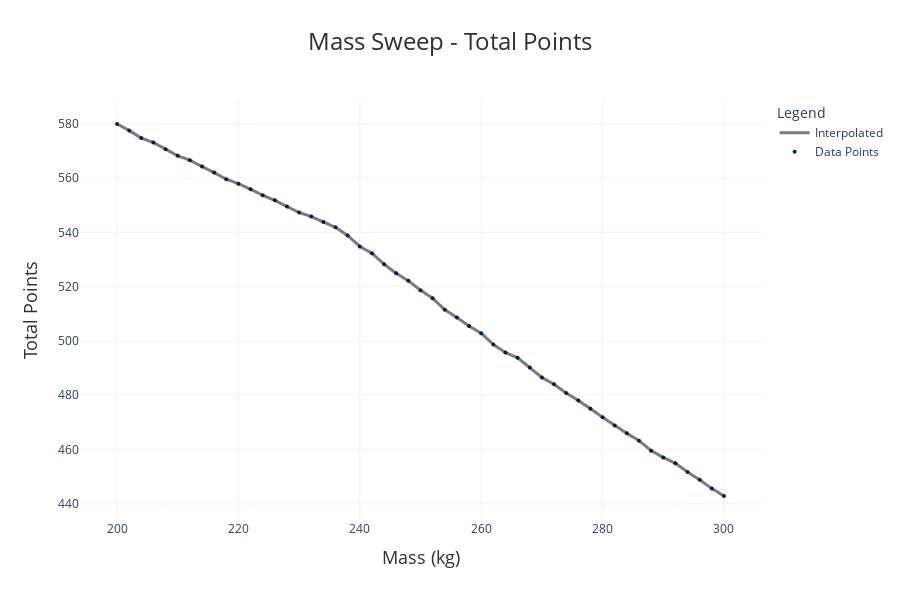

The notebook cell this image was saved under:
### Markdown cell above
Calling .sweep() on the Sweeper class object returns a SweepResults object. We can produce graphs with this SweepResults object. By default, the y-variable in the graph is the total number of points earned in a competition. Optionally, we can also choose to graph other y-variables such as event times and event points by passing arguments like y_var="accel_pts" (indicating Accel event points) or y_var="endurance_t" (indicating time taken to complete Endurance event).

### Code cell
mass_results.plot(
    x_label="Mass (kg)",
    y_label="Total Points",
    title="Mass Sweep - Total Points",
)

### Figure 1 — Plotly figure (JSON) as saved in the notebook; plotly's stock layout.template omitted (floating-point values rounded to 4 significant figures; data arrays with more than 128 entries replaced by an {"elided": "..."} marker saying what was removed)
{"data": [{"hovertemplate": "mass: %{x}<br>total_pts: %{y:.2f}<extra></extra>", "line": {"color": "#7B7B78", "shape": "spline", "width": 3}, "mode": "lines", "name": "Interpolated", "type": "scatter", "x": {"elided": "255 float values"}, "y": {"elided": "255 float values"}}, {"hoverinfo": "none", "marker": {"color": "#00204D", "size": 4}, "mode": "markers", "name": "Data Points", "type": "scatter", "x": [200, 202, 204, 206, 208, 210, 212, 214, 216, 218, 220, 222, 224, 226, 228, 230, 232, 234, 236, 238, 240, 242, 244, 246, 248, 250, 252, 254, 256, 258, 260, 262, 264, 266, 268, 270, 272, 274, 276, 278, 280, 282, 284, 286, 288, 290, 292, 294, 296, 298, 300], "y": [579.9, 577.5, 574.7, 573.1, 570.7, 568.2, 566.6, 564.2, 562.0, 559.6, 557.9, 555.9, 553.7, 551.8, 549.5, 547.3, 545.8, 543.8, 541.9, 538.8, 534.8, 532.3, 528.3, 524.9, 522.1, 518.7, 515.7, 511.5, 508.6, 505.5, 502.8, 498.7, 495.7, 493.8, 490.2, 486.5, 484.0, 480.8, 478.0, 475.0, 471.9, 468.9, 465.9, 463.3, 459.6, 457.1, 454.9, 451.7, 448.8, 445.6, 442.9]}], "layout": {"height": 600, "hovermode": "closest", "legend": {"title": {"text": "Legend"}}, "margin": {"b": 80, "l": 80, "r": 80, "t": 100}, "plot_bgcolor": "white", "showlegend": true, "title": {"font": {"color": "#303030", "size": 24}, "text": "Mass Sweep - Total Points", "x": 0.5, "xanchor": "center"}, "width": 900, "xaxis": {"gridcolor": "rgba(211, 211, 211, 0.3)", "gridwidth": 1, "showgrid": true, "title": {"font": {"color": "#303030", "size": 18}, "text": "Mass (kg)"}, "zeroline": true, "zerolinecolor": "rgba(211, 211, 211, 0.8)", "zerolinewidth": 2}, "yaxis": {"gridcolor": "rgba(211, 211, 211, 0.3)", "gridwidth": 1, "showgrid": true, "title": {"font": {"color": "#303030", "size": 18}, "text": "Total Points"}, "zeroline": true, "zerolinecolor": "rgba(211, 211, 211, 0.8)", "zerolinewidth": 2}}}
